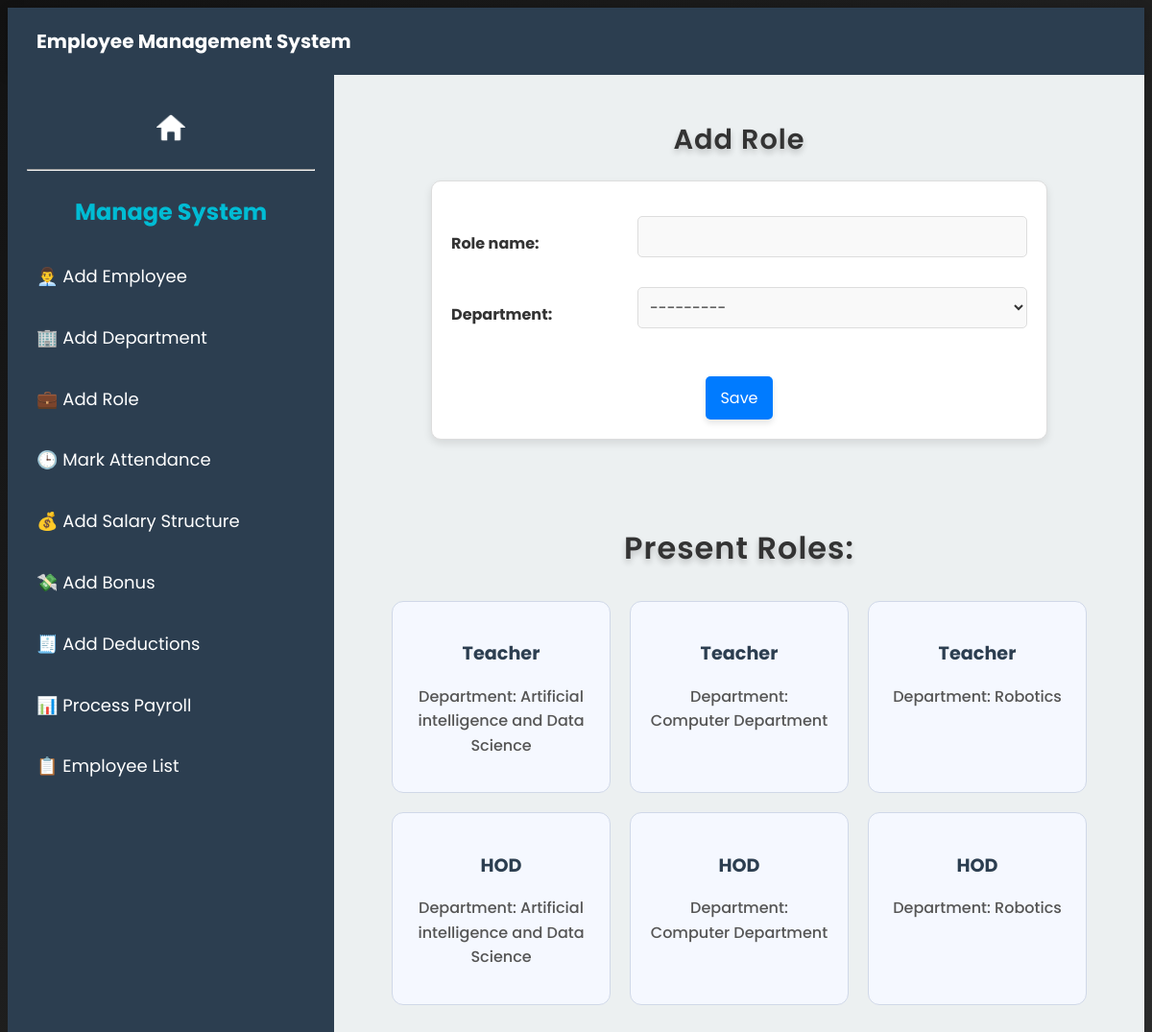
Page /add_role/ on the committed database.
### employee/models.py (models this page shows, shortened)
class Department(models.Model):
    department_id = models.AutoField(primary_key=True)
    department_name = models.CharField(max_length=100)
    department_code = models.CharField(max_length=20, unique=True)
    def __str__(self):
        return self.department_name

class Role(models.Model):
    role_id = models.AutoField(primary_key=True)
    role_name = models.CharField(max_length=100)
    department = models.ForeignKey(Department, on_delete=models.CASCADE)

### employee/views.py (the view)
# urls.py: path('add_role/', add_role, name='add_role'),
def add_role(request):
    roles = Role.objects.all()
    if request.method == "POST":
        form = RoleForm(request.POST)  # ✅ initialize the form with POST data
        if form.is_valid():
            form.save()
            return redirect('add_role')
    else:
        form = RoleForm()  # ✅ initialize an empty form for GET requests
    return render(request, 'manage/add_role.html', {'form': form, 'roles': roles})

### employee/forms.py
class RoleForm(forms.ModelForm):
    class Meta:
        model =  Role
        fields = '__all__'

### employee/templates/manage/add_role.html
{% extends "manage/manage.html" %}
{% load static %}
{% block head %}
{{ block.super }}
<link rel="stylesheet" href="{% static 'css/form.css' %}" />
{% endblock %}
{% block main_content %}
<h2>Add Role</h2>
<form method="POST">
  {% csrf_token %} {{ form.as_p }}
  <button type="submit" class="button is-primary">Save</button>
</form>
<div class="departments-container">
  <h2>Present Roles:</h2>
  <div class="departments-grid">
    {% for r in roles %}
    <div class="department-card">
      <h3>{{ r.role_name }}</h3>
      <p class="dept-code">Department: {{ r.department.department_name }}</p>
    </div>
    {% endfor %}
  </div>
</div>
{% endblock %}

### employee/static/css/style.css (style rules this page uses)
* { font-family: poppins; }
body { background: linear-gradient(135deg, #121212, #2c2c2c); color: #f5f5f5; font-family: 'Inter', sans-serif; font-size: 16px; line-height: 1.6; text-rendering: optimizeLegibility; min-width: 200px; transition: background 0.5s ease-in-out; }
h1, h2 { color: #ffffff; text-align: center; font-weight: 600; text-shadow: 0 4px 6px rgba(0, 0, 0, 0.2); letter-spacing: 1px; }
h2 { font-size: 1.8rem; margin-bottom: 15px; color: #8bc34a; }
button { background-color: #4caf50; color: #fff; border: none; padding: 12px 25px; border-radius: 6px; font-size: 1rem; cursor: pointer; box-shadow: 0 4px 6px rgba(0, 0, 0, 0.1); transition: background-color 0.3s ease, transform 0.3s ease; }
input, select, textarea { background-color: #ffffff; color: #f1f1f1; border: none; padding: 12px; font-size: 1rem; border-radius: 6px; width: 100%; margin-bottom: 15px; transition: background-color 0.3s ease; }

### employee/static/css/form.css (style rules this page uses)
h2 { color: #333; text-align: center; }
form { max-width: 600px; margin: 20px auto; padding: 20px; border: 1px solid #ddd; border-radius: 10px; background: #ffffff; text-align: center; box-shadow: 0 4px 8px rgba(0, 0, 0, 0.1); }
form p { display: flex; align-items: center; justify-content: space-between; margin-bottom: 15px; color: #333; }
form label { flex: 1; text-align: left; font-weight: bold; color: #333; }
form input, form select, form textarea { flex: 2; padding: 8px; border: 1px solid #ccc; border-radius: 5px; font-size: 1rem; border-color: #ddd; background-color: #f9f9f9; color: #333; transition: border-color 0.3s ease-in-out; }
.button.is-primary { background-color: #007bff; color: #ffffff; border: none; padding: 10px 15px; font-size: 1rem; border-radius: 5px; cursor: pointer; margin-top: 20px; transition: background-color 0.3s ease-in-out; }
.departments-container { padding: 40px; max-width: 1000px; margin: auto; text-align: center; }
.departments-container h2 { font-size: 2rem; margin-bottom: 30px; color: #333; }
.departments-grid { display: grid; grid-template-columns: repeat(auto-fit, minmax(220px, 1fr)); gap: 20px; }
.department-card { background-color: #f5f8ff; border: 1px solid #d0d8e8; border-radius: 12px; padding: 20px; transition: transform 0.3s ease, box-shadow 0.3s ease; }
.department-card h3 { margin-bottom: 10px; color: #2c3e50; font-size: 1.2rem; }
.dept-code { color: #555; font-weight: 500; }

### rows in the picture
Department: department "---------"
Role: role_name "Teacher", department.department_name "Artificial intelligence and Data Science"
Role: role_name "Teacher", department.department_name "Computer Department"
Role: role_name "Teacher", department.department_name "Robotics"
Role: role_name "HOD", department.department_name "Artificial intelligence and Data Science"
Role: role_name "HOD", department.department_name "Computer Department"
Role: role_name "HOD", department.department_name "Robotics"
